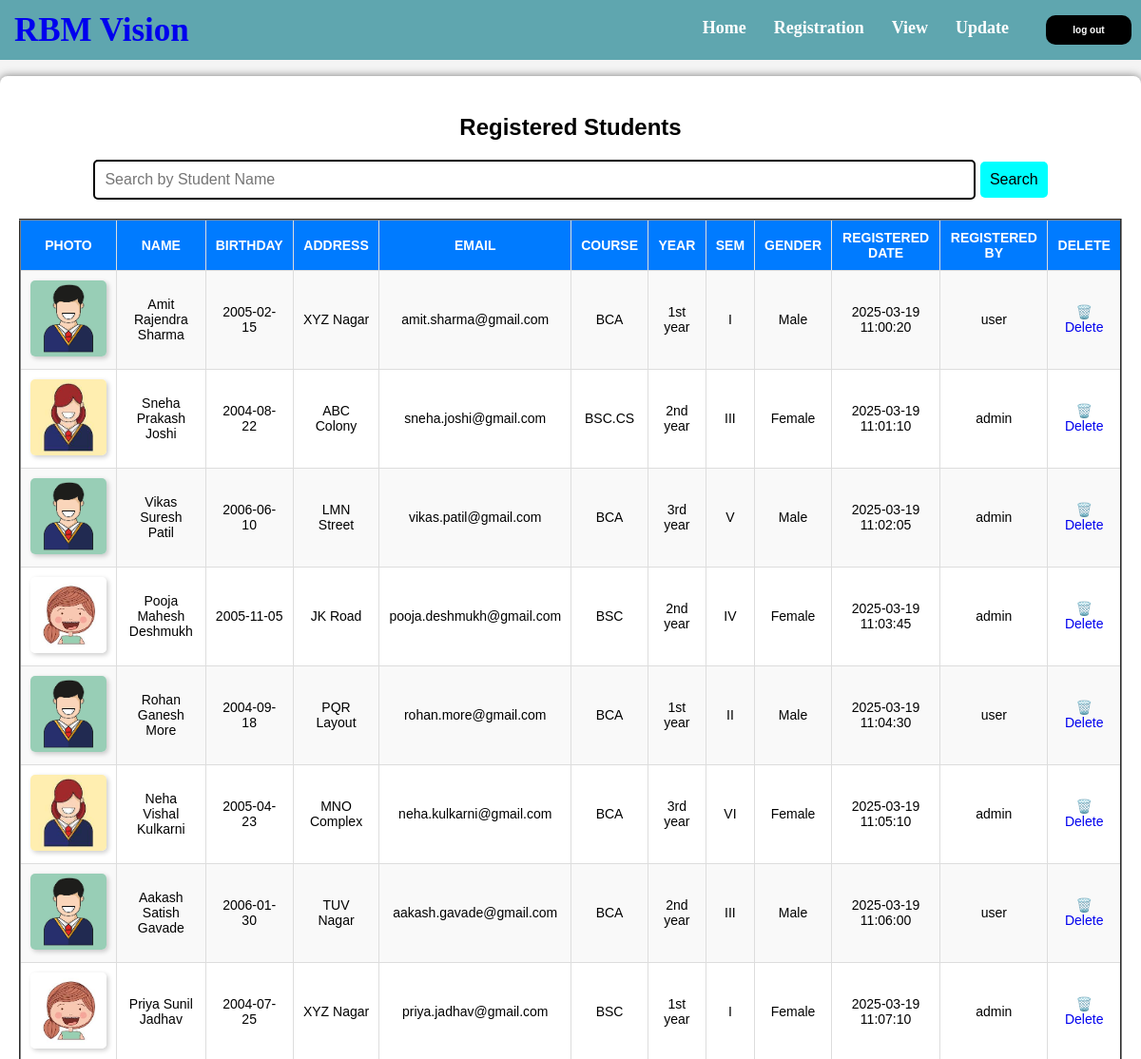
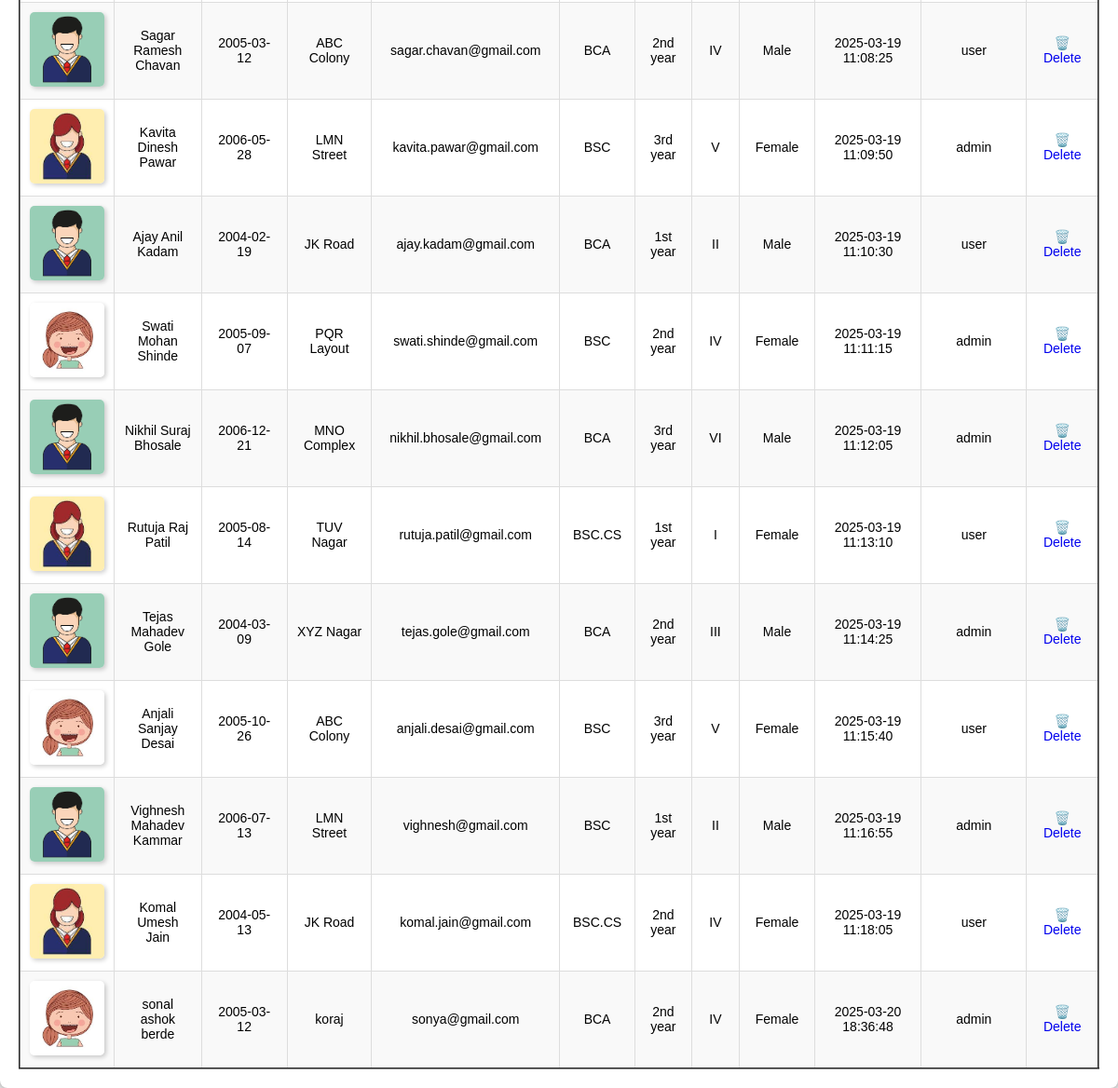
The app's page /admin/view_students.php with its own data (2 pictures, top to bottom).
### tables this page shows
CREATE TABLE `students` (
  `id` int(11) NOT NULL,
  `name` varchar(100) NOT NULL,
  `middle_name` varchar(100) NOT NULL,
  `surname` varchar(100) NOT NULL,
  `birthday` date NOT NULL,
  `address` varchar(255) NOT NULL,
  `email` varchar(100) NOT NULL,
  `course` varchar(50) NOT NULL,
  `year` varchar(50) NOT NULL,
  `sem` varchar(10) NOT NULL,
  `gender` varchar(10) NOT NULL,
  `photo` varchar(255) NOT NULL,
  `cert10` varchar(255) NOT NULL,
  `cert12` varchar(255) NOT NULL,
  `aadhar` varchar(255) NOT NULL,
  `signature` varchar(255) NOT NULL,
  `reg_date` timestamp NOT NULL DEFAULT current_timestamp(),
  `user_id` int(11) DEFAULT NULL,
  `admin_id` int(11) DEFAULT NULL
);

### admin/view_students.php (the view, shortened to what this page needs)
<?php
include 'navbar.php';
include '../config/config.php';
$search = isset($_GET['search']) ? $conn->real_escape_string($_GET['search']) : '';
$sql = "SELECT students.*,
            COALESCE(users.username, admin.username) AS registered_by
        FROM students
        LEFT JOIN users ON students.user_id = users.id
        LEFT JOIN admin ON students.admin_id = admin.id
        WHERE students.name LIKE '%$search%'";
$result = $conn->query($sql);
?>
<!DOCTYPE html>
<html>
<head>
</head>
<body>
    <div class="container">
        <h2>Registered Students</h2>
        <form method="GET" class="search-box">
            <input type="text" name="search" placeholder="Search by Student Name" value="<?php echo htmlspecialchars($search); ?>">
            <button type="submit">Search</button>
        </form>
        <table  border=2px;>
            <tr>
                <th>Photo</th>
                <th>Name</th>
                <th>Birthday</th>
                <th>Address</th>
                <th>Email</th>
                <th>Course</th>
                <th>Year</th>
                <th>Sem</th>
                <th>Gender</th>
                <th>Registered Date</th>
                <th>Registered By</th>
                <th>Delete</th>
            </tr>
            <?php if ($result->num_rows > 0): ?>
                <?php while ($row = $result->fetch_assoc()): ?>
                    <tr>
                        <td><img src="<?= htmlspecialchars($row['photo']) ?>" class="student-photo" alt="Student Photo"></td>
                        <td><?= htmlspecialchars($row['name'].' '.$row['middle_name'].' '.$row['surname']) ?></td>
                        <td><?= htmlspecialchars($row['birthday']) ?></td>
                        <td><?= htmlspecialchars($row['address']) ?></td>
                        <td><?= htmlspecialchars($row['email']) ?></td>
                        <td><?= htmlspecialchars($row['course']) ?></td>
                        <td><?= htmlspecialchars($row['year']) ?></td>
                        <td><?= htmlspecialchars($row['sem']) ?></td>
                        <td><?= htmlspecialchars($row['gender']) ?></td>
                        <td><?= htmlspecialchars($row['reg_date']) ?></td>
                        <td><?= htmlspecialchars($row['registered_by']) ?></td>
                        <td>
                            <a href="delete.php?id=<?= $row['id'] ?>" onclick="return confirm('Are you sure you want to delete this student?');">
                                🗑️ Delete
                            </a>
                        </td>
                    </tr>
                <?php endwhile; ?>
            <?php endif; ?>
        </table>
    </div>
</body>
</html>

### admin/navbar.php (shortened to what this page needs)
<!DOCTYPE html>
<html lang="en">
<head>
</head>
<body>
    <nav class="navbar">
        <div class="navdiv">
            <div class="logo"><a href="home.php"> RBM Vision</a></div>
            <ul>
                <li><a href="home.php">Home</a></li>
                <li><a href="register.php">Registration</a></li>
                <li><a href="view_students.php">View</a></li>
                <li><a href="update_student.php">Update </a></li>
                <a href="../logout.php" ><button class="btn">log out</button></a>
            </ul>
        </div>
    </nav>
</body>
</html>

### admin/navbar.php (style rules this page uses)
* { text-decoration: none; }
body { padding-top: 60px; }
.navbar { background: rgba(95, 166, 175, 1);; font-family: 'Times New Roman'; position: fixed; top: 0; left:0; width: 100%; z-index: 1000; }
.navdiv { display: flex; align-items: center; justify-content: space-between; }
.logo { font-size: 35px; font-weight: 600; color: black; padding-left: 15px; padding-right: 15px; }
li { display: inline-block; list-style: none; }
li a { color: white; font-weight: bold; font-size: 18px; margin-right: 25px; }
.btn { background-color: black; margin-left: 10px; margin-right: 10px; padding: 10px; width: 90px; border-radius:10px; }
.btn { color: white; font-size: 10px; font-weight: bold; }

### admin/view_students.php (style rules this page uses)
body { font-family: Arial, sans-serif; background-color: #f4f4f4; margin: 0; padding: 0; text-align: center; }
.container { width: 100%%; margin-top: 80px; background: #fff; padding: 20px; border-radius: 8px; box-shadow: 0px 0px 10px rgba(0, 0, 0, 0.5); overflow-x: auto; }
table { width: 100%; border-collapse: collapse; margin-top: 20px; background: white; }
th, td { border: 1px solid #ddd; padding: 10px; text-align:center; font-size: 14px; }
th { background-color: #007bff; color: white; text-transform: uppercase; }
tr:nth-child(even) { background-color: #f9f9f9; }
.student-photo { width: 80px; height: 80px; object-fit: cover; border-radius: 5px; box-shadow: 2px 2px 5px rgba(0, 0, 0, 0.2); }
.search-box { margin-bottom: 20px; }
input[type="text"] { width: 80%; padding: 10px; border: 2px solid black; border-radius: 5px; font-size: 16px; box-sizing: border-box; }
button { background-color: cyan; padding: 10px; border: none; border-radius: 5px; cursor: pointer; font-size: 16px; }

### records on screen
students: photo (picture), name+middle_name+surname "Amit Rajendra Sharma", birthday "2005-02-15", address "XYZ Nagar", email "amit.sharma@gmail.com", course "BCA", year "1st year", sem "I", gender "Male", reg_date "2025-03-19 11:00:20", registered_by "user"
students: photo (picture), name+middle_name+surname "Sneha Prakash Joshi", birthday "2004-08-22", address "ABC Colony", email "sneha.joshi@gmail.com", course "BSC.CS", year "2nd year", sem "III", gender "Female", reg_date "2025-03-19 11:01:10", registered_by "admin"
students: photo (picture), name+middle_name+surname "Vikas Suresh Patil", birthday "2006-06-10", address "LMN Street", email "vikas.patil@gmail.com", course "BCA", year "3rd year", sem "V", gender "Male", reg_date "2025-03-19 11:02:05", registered_by "admin"
students: photo (picture), name+middle_name+surname "Pooja Mahesh Deshmukh", birthday "2005-11-05", address "JK Road", email "pooja.deshmukh@gmail.com", course "BSC", year "2nd year", sem "IV", gender "Female", reg_date "2025-03-19 11:03:45", registered_by "admin"
students: photo (picture), name+middle_name+surname "Rohan Ganesh More", birthday "2004-09-18", address "PQR Layout", email "rohan.more@gmail.com", course "BCA", year "1st year", sem "II", gender "Male", reg_date "2025-03-19 11:04:30", registered_by "user"
students: photo (picture), name+middle_name+surname "Neha Vishal Kulkarni", birthday "2005-04-23", address "MNO Complex", email "neha.kulkarni@gmail.com", course "BCA", year "3rd year", sem "VI", gender "Female", reg_date "2025-03-19 11:05:10", registered_by "admin"
students: photo (picture), name+middle_name+surname "Aakash Satish Gavade", birthday "2006-01-30", address "TUV Nagar", email "aakash.gavade@gmail.com", course "BCA", year "2nd year", sem "III", gender "Male", reg_date "2025-03-19 11:06:00", registered_by "user"
students: photo (picture), name+middle_name+surname "Priya Sunil Jadhav", birthday "2004-07-25", address "XYZ Nagar", email "priya.jadhav@gmail.com", course "BSC", year "1st year", sem "I", gender "Female", reg_date "2025-03-19 11:07:10", registered_by "admin"
students: photo (picture), name+middle_name+surname "Sagar Ramesh Chavan", birthday "2005-03-12", address "ABC Colony", email "sagar.chavan@gmail.com", course "BCA", year "2nd year", sem "IV", gender "Male", reg_date "2025-03-19 11:08:25", registered_by "user"
students: photo (picture), name+middle_name+surname "Kavita Dinesh Pawar", birthday "2006-05-28", address "LMN Street", email "kavita.pawar@gmail.com", course "BSC", year "3rd year", sem "V", gender "Female", reg_date "2025-03-19 11:09:50", registered_by "admin"
students: photo (picture), name+middle_name+surname "Ajay Anil Kadam", birthday "2004-02-19", address "JK Road", email "ajay.kadam@gmail.com", course "BCA", year "1st year", sem "II", gender "Male", reg_date "2025-03-19 11:10:30", registered_by "user"
students: photo (picture), name+middle_name+surname "Swati Mohan Shinde", birthday "2005-09-07", address "PQR Layout", email "swati.shinde@gmail.com", course "BSC", year "2nd year", sem "IV", gender "Female", reg_date "2025-03-19 11:11:15", registered_by "admin"
students: photo (picture), name+middle_name+surname "Nikhil Suraj Bhosale", birthday "2006-12-21", address "MNO Complex", email "nikhil.bhosale@gmail.com", course "BCA", year "3rd year", sem "VI", gender "Male", reg_date "2025-03-19 11:12:05", registered_by "admin"
students: photo (picture), name+middle_name+surname "Rutuja Raj Patil", birthday "2005-08-14", address "TUV Nagar", email "rutuja.patil@gmail.com", course "BSC.CS", year "1st year", sem "I", gender "Female", reg_date "2025-03-19 11:13:10", registered_by "user"
students: photo (picture), name+middle_name+surname "Tejas Mahadev Gole", birthday "2004-03-09", address "XYZ Nagar", email "tejas.gole@gmail.com", course "BCA", year "2nd year", sem "III", gender "Male", reg_date "2025-03-19 11:14:25", registered_by "admin"
students: photo (picture), name+middle_name+surname "Anjali Sanjay Desai", birthday "2005-10-26", address "ABC Colony", email "anjali.desai@gmail.com", course "BSC", year "3rd year", sem "V", gender "Female", reg_date "2025-03-19 11:15:40", registered_by "user"
students: photo (picture), name+middle_name+surname "Vighnesh Mahadev Kammar", birthday "2006-07-13", address "LMN Street", email "vighnesh@gmail.com", course "BSC", year "1st year", sem "II", gender "Male", reg_date "2025-03-19 11:16:55", registered_by "admin"
students: photo (picture), name+middle_name+surname "Komal Umesh Jain", birthday "2004-05-13", address "JK Road", email "komal.jain@gmail.com", course "BSC.CS", year "2nd year", sem "IV", gender "Female", reg_date "2025-03-19 11:18:05", registered_by "user"
students: photo (picture), name+middle_name+surname "sonal ashok berde", birthday "2005-03-12", address "koraj", email "sonya@gmail.com", course "BCA", year "2nd year", sem "IV", gender "Female", reg_date "2025-03-20 18:36:48", registered_by "admin"
